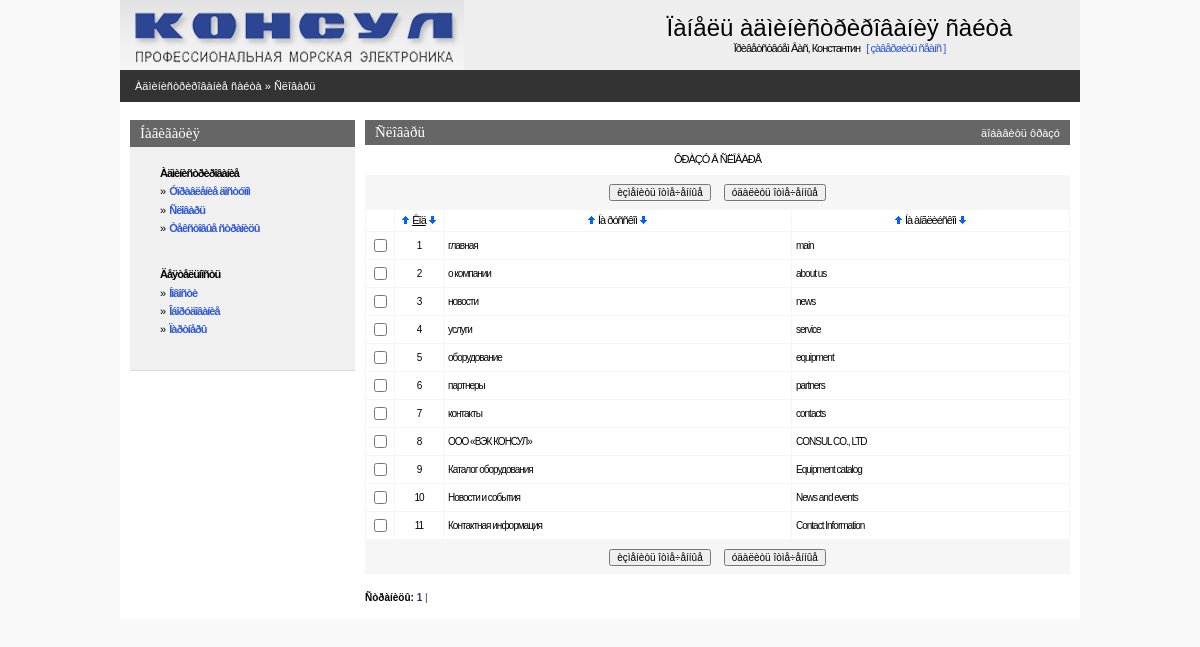
The page /admin/dict.php (signed in) on the database as committed earlier.
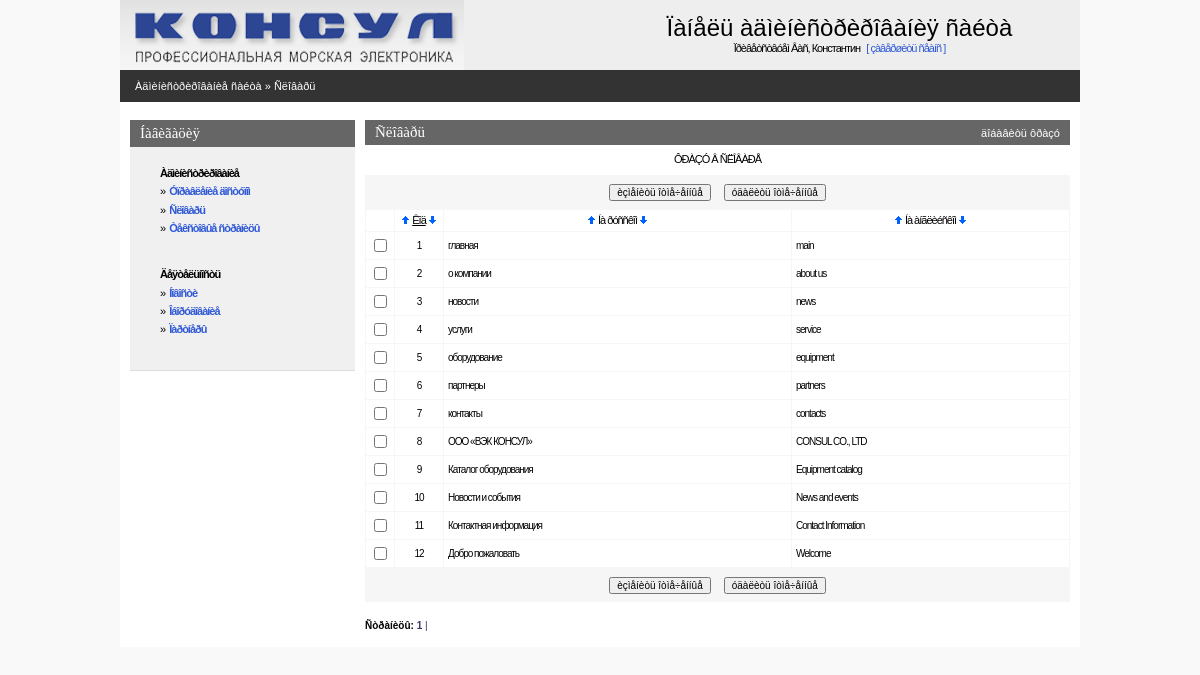
The same page on the database as committed later.
### tables this page shows
CREATE TABLE IF NOT EXISTS `consul_dict` (
  `dict_code` int(11) NOT NULL AUTO_INCREMENT,
  `dict_ru` varchar(250) NOT NULL,
  `dict_en` varchar(250) NOT NULL,
  PRIMARY KEY (`dict_code`)
);

### admin/inc/connect.php (called while the page is built, shortened)
<?php
    $PHP_SELF=$_SERVER['PHP_SELF'];
?>

### admin/inc/const.php (called while the page is built, shortened)
<?php
    $PREFFIX="consul";
?>

### admin/dict.php (the view, shortened to what this page needs)
<?php
include("inc/settings.php");
$per_page=50;
if(!($sortby)) $sortby='dict_code'; else {$sortby=explode(" ",$sortby);$sortby=$sortby[0];}
if(!isset($sortdir)) {$sortdir="";$realsortdir="ASC"; }
else if(!intval($sortdir)) {$sortdir="";$realsortdir="ASC";} else {$sortdir="1";$realsortdir="DESC";}
$mainquery="select {$PREFFIX}_dict.dict_code, dict_ru, dict_en
            from {$PREFFIX}_dict
            order by $sortby $realsortdir";
?>
<? include ("inc/head.php"); ?>
<BODY>
<center>
<div class=mainbody>
<? include("inc/top.php");?>
<table Border=0 CellSpacing=0 CellPadding=0 width=100%>
  <tr><td class=pageline>
     <div class=wmiddletext><a href="main.php">Àäìèíèñòðèðîâàíèå ñàéòà</a> &#187; <a href="dict.php">Ñëîâàðü</a></div>
  </td></tr>
</table>
<table Border=0 CellSpacing=0 CellPadding=0 class=mainbody>
 <tr valign=top>
  <td width=10></td>
  <? include("inc/leftmenu.php"); ?>
  <td width=10></td>
  <td>
<?php
echo"<form name='data' action=$PHP_SELF method=POST>";
?>
<table class=grayhead Border=0 CellSpacing=0 CellPadding=0 >
 <tr class=normaltext>
  <td ><div ><h4>Ñëîâàðü</h4></div></td>
  <td align=right class=wmiddletext><a class=submenu onclick="displayform(this,'äîáàâèòü ôðàçó')">äîáàâèòü ôðàçó</a></td>
 </tr>
</table>
<table Border=0 CellSpacing=0 class=pagebluetable CellPadding=0 >
 <tr><td class=lmenutext height=30 bgcolor=#ffffff align="center">ÔÐÀÇÓ Â ÑËÎÂÀÐÅ</td></tr>
</table>
<?php
$res=mysql_query ($mainquery) or die ("Íå ìîãó âûáðàòü ôðàçû. Îøèáêà â çàïðîñå.");
  $num_rows=mysql_num_rows($res);
  if($num_rows)
  {
      $page_quant=ceil($num_rows / $per_page);
  }
?>
<table Border=0 CellSpacing=0 class=pagebluetable CellPadding=0>
 <tr><td>
 <center>
 <table>
 <tr height=30 >
    <td><input type=button onClick=Send('U') value='èçìåíèòü îòìå÷åííûå' class=smalltext></td>
    <td width=5></td>
    <td><input type=button onClick=ConfirmSend('D') value='óäàëèòü îòìå÷åííûå'  class=smalltext></td>
 </tr>
 </table>
 </td></tr>
</table>
<table Border=0 CellSpacing=1 class=bluetable CellPadding=4 width=100%>
  <tr class=lmenutext height=20 align=center bgcolor=#ffffff>
    <td width=20>&nbsp;</td>
    <td width=40><?=SortTitle("Êîä","dict_code",$sortby,$sortdir);?></td>
    <td><?=SortTitle("Íà ðóññêîì","dict_ru",$sortby,$sortdir);?></td>
    <td><?=SortTitle("Íà àíãëèéñêîì","dict_en",$sortby,$sortdir);?></td>
<?php
  if($num_rows)
  {
      $page_quant=ceil($num_rows / $per_page);
    $start_pos=$curr_page*$per_page;
    if ($start_pos+$per_page<$num_rows) $end_pos=$start_pos+$per_page;
       else $end_pos=$num_rows;
    for ($x=$start_pos; $x<$end_pos; $x++)
    {
    list($dict_code,$dict_ru,$dict_en)=mysql_fetch_array($res);
    $checkname=$dict_code;
    echo"<tr class=edittabletext height=24 bgcolor=#ffffff>";
    echo"<TD width=20 align=center ><input type='checkbox' name=\"C#$checkname\" id=\"C#$checkname\"></TD>";
    echo"<TD class=smalltext width=40 align=center >$dict_code</TD>";
    echo"<TD class=smalltext ondblclick='change_line(\"$checkname\",\"F#$checkname#dict_ru#string\");' id=\"F#$checkname#dict_ru#string\">".Show($dict_ru)."</TD>\n";
    echo"<TD class=smalltext ondblclick='change_line(\"$checkname\",\"F#$checkname#dict_en#string\");' id=\"F#$checkname#dict_en#string\">".Show($dict_en)."</TD>\n";
    echo"</TR>\n";
    }
  }
?>
<table Border=0 CellSpacing=0 class=pagebluetable CellPadding=0 width=95%>
 <tr><td>
 <center>
 <table>
 <tr height=30 >
    <td><input type=button onClick=Send('U') value='èçìåíèòü îòìå÷åííûå' class=smalltext></td>
    <td width=5></td>
    <td><input type=button onClick=ConfirmSend('D') value='óäàëèòü îòìå÷åííûå'  class=smalltext></td>
 </tr>
 </table>
 </td></tr>
</table>
<br>
<?php
echo"<div align=left class=smalltext><b>Ñòðàíèöû:</b>  ";
for ($i=1;$i<$page_quant+1;$i++)
 {
   $y=$i-1;
   if ($curr_page==$y) {$t1="<b>";$t2="</b>";} else {$t1="";$t2="";}
   echo"<a class=blue href=$PHP_SELF?curr_page=$y&sortby=$sortby&sortdir=$sortdir>$t1 $i $t2|</a>&nbsp";
 }
echo"</div>";
?>
    <td width=10></td>
</center>
</BODY>
</HTML>

Rows that differ between the two databases and show on the page:
added consul_dict: dict_code "12", dict_ru "Добро пожаловать", dict_en "Welcome"
